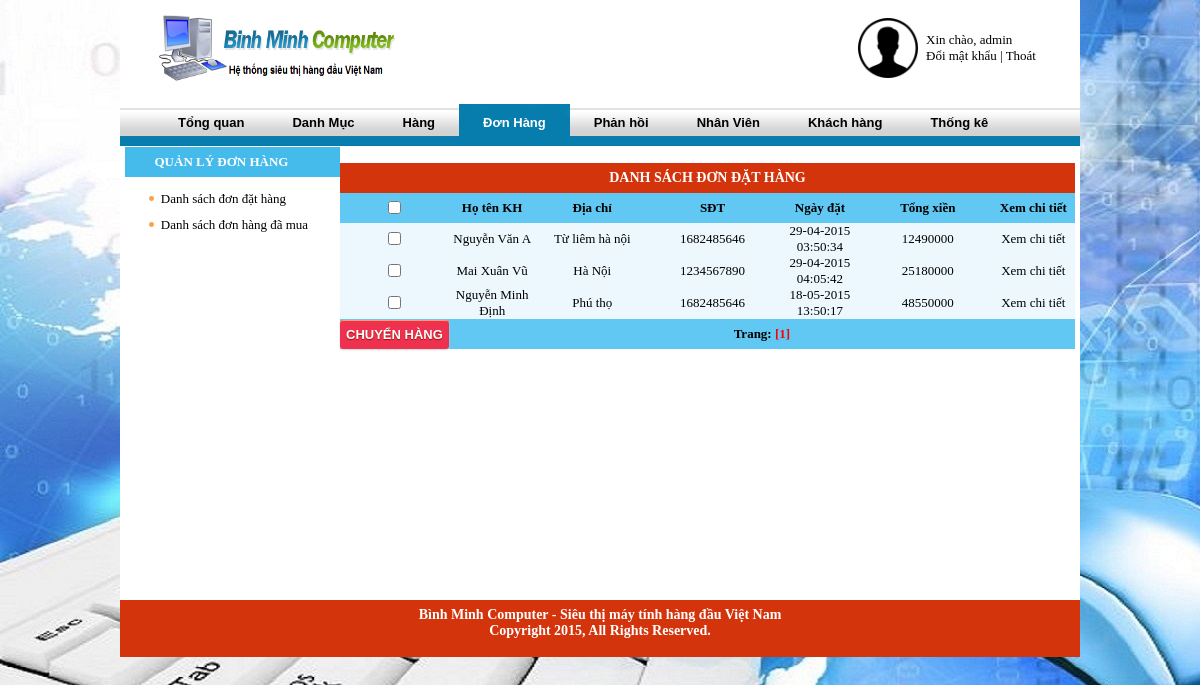
Page /admin/?m=dh&page=don-hang (signed in) on the committed database.
### tables this page shows
CREATE TABLE IF NOT EXISTS `donhang` (
  `id_donhang` int(10) NOT NULL AUTO_INCREMENT,
  `id_kh` int(11) DEFAULT NULL,
  `id_nv` int(11) DEFAULT NULL,
  `hoten` varchar(255) NOT NULL,
  `diachi` text NOT NULL,
  `dienthoai` int(20) NOT NULL,
  `email` varchar(255) NOT NULL,
  `tongtien` float NOT NULL,
  `ngaydat` datetime NOT NULL,
  `tinhtrang` text NOT NULL,
  PRIMARY KEY (`id_donhang`)
);

### admin/function.php (called while the page is built, shortened)
<?php
function ConvertDate_time_db($predate)
{
	$arr1=explode(" ",$predate);
	$arr=substr($arr1[0],0,10);
	$date=explode("-",$arr);
	return $date[2]."-".$date[1]."-".$date[0]." ".$arr1[1] ;
}
?>

### admin/include/don-hang.php (the view, shortened to what this page needs)
<br />
<table width="735" border="0" cellspacing="0" cellpadding="0">
<form method="post">
  <tr>
    <td colspan="7" class="tieude" align="center">DANH SÁCH ĐƠN ĐẶT HÀNG </td>
  </tr>
  <tr class="dau">
        <td align="center" width="50"><input id="selectall" type="checkbox"> </td>
        <td align="center" width="100"> Họ tên KH </td>
        <td align="center" width="140">  Địa chỉ </td>
        <td align="center" width="145">  SĐT</td>
        <td align="center" width="100" > Ngày đặt </td>
        <td align="center" width="100">  Tổng xiền</td>
	    <td align="center" width="100"> Xem chi tiết </td>
  </tr>
  <?php
  	$sql="select * from donhang where tinhtrang='dathang'";
	$kq=mysql_query($sql);
	if(!$kq)
		echo "không có đơn hàng";
	else{
	while($r=mysql_fetch_array($kq))
	{
		$id_donhang=$r["id_donhang"];
		$hoten=$r["hoten"];
		$soluong=$r["soluong"];$ngaydat=ConvertDate_time_db($r["ngaydat"]);
		$diachi=$r["diachi"];$dt=$r["dienthoai"];
		$tongtien=$r['tongtien'];
?>
     <tr class="noidung" height="30">
        <td align="center" width="50"> <input class="checkbox1" type="checkbox" name="chon[]" value="<?php echo "$id_donhang"; ?>">    </td>
        <td align="center" width="100"><?php echo "$hoten"; ?> </td>
        <td align="center" width="140"> <?php echo "$diachi";?> </td>
        <td align="center" width="145"> <?php echo "$dt";?> </td>
        <td align="center" width="100"> <?php echo "$ngaydat"; ?> </td>
        <td align="center" width="150" > <?php echo "$tongtien"; ?> </td>
		<td align="center" width="100" > <a href="?m=dh&page=ctdh&iddh=<?=$id_donhang?>">Xem chi tiết</a> </td>
      </tr>
<?php
	}
	?>
 <tr class="dau">
  <td><input type="submit" class="button" name="giaiquyet" onclick="return chuyenhang();"  value="Chuyển hàng"></td>
  <td colspan="9" style="text-align: center;">
 Trang: <a href='#'><font color='#FF0000'>[1]</font>
</td>
  </tr>
	<?php
	}
  ?>
</form>
</table>

### admin/css/main.css (style rules this page uses)
body { background-repeat: repeat-y; margin-left: 0px; margin-top: 0px; margin-right: 0px; margin-bottom: 0px; text-align: center; font-family:Tahoma; font-size:13px; background:url('/admin/img/bg.jpg'); background-attachment: fixed; }
a:link { text-decoration: none; color:#000000; }
.button { border:none!important; border-style: None; text-decoration: none; min-width: 80px; height: 29px; text-align: center; font: bold 13px arial; background: #EE314F!important; color: #ffffff; border-radius: 3px; -moz-border-radius: 3px; -khtml-border-radius: 3px; -webkit-border-radius: 3px; -moz-box-shadow: 0px 3px 0px #ae0c25; -webkit-box-shadow: 0px 3px 0px #ae0c25; cursor:pointer; text-transform: uppercase; }
.button { border-color: #d1371c #d1371c #9f220d; text-shadow: 0 1px 1px #961a07; box-shadow: 0 1px 2px #d6d6d6, inset 0 1px 0 #ff9573; }
.tieude { color:#FFFFFF; font-family:Tahoma; font-size: 14px; font-weight:bold; background-color:#d4340c;height:30px; }
tr.noidung { background: none repeat scroll 0% 0% #ECF8FD; border-top: 1px solid #FFF; height:30px; }
tr.dau { height:30px; background: none repeat scroll 0% 0% #60C8F2; font-weight: bold; }

### rows in the picture
donhang: hoten "Nguyễn Văn A", diachi "Từ liêm hà nội", dienthoai "1682485646", ngaydat "29-04-2015 03:50:34", tongtien "12490000"
donhang: hoten "Mai Xuân Vũ", diachi "Hà Nội", dienthoai "1234567890", ngaydat "29-04-2015 04:05:42", tongtien "25180000"
donhang: hoten "Nguyễn Minh Định", diachi "Phú thọ", dienthoai "1682485646", ngaydat "18-05-2015 13:50:17", tongtien "48550000"

### other values in the picture
$_SESSION['useradmin'] "admin"
